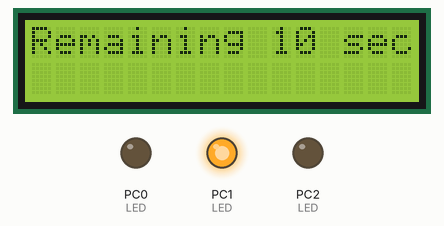
The program below on a simulated ATmega32, built with avr-gcc and emulated at 8 MHz. Shown: 16×2 character LCD, output pins drawn as LEDs (lit = HIGH). Wiring (inferred from the signals the program sends): character LCD (HD44780): RS PA1; E PA2; data PA3, PA4, PA5, PA6. Pins used as bus, display or sensor lines are not drawn.

Above: at 0.4 s.
At 4.5 s:
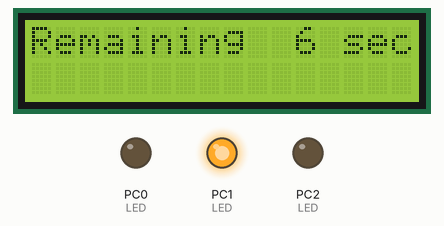
At 9.7 s:
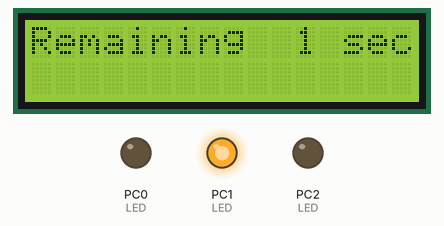
At 19.2 s:
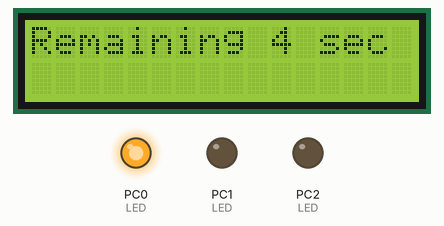
At 28.6 s:
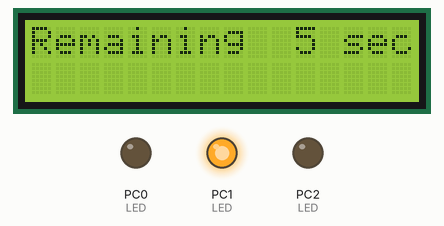
At 38.0 s:
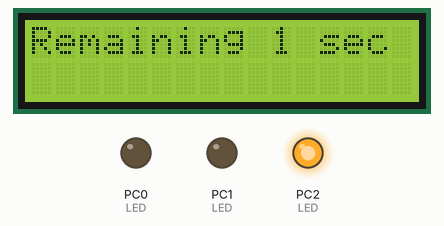
Timing chart, 0 to 40.0 s (numbered marks = the images above):
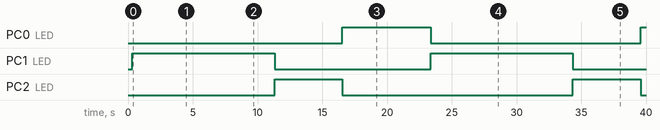

The program:

traffic_light.c
```c
#include <avr/io.h>
#include "timers.h"
#include "LCD.h"
#include "LED.h"
#define F_CPU 8000000UL
#include <util/delay.h>
#include <avr/interrupt.h>
volatile char counter1=0;
unsigned char counter_green=10;
unsigned char counter_yellow=5;
unsigned char counter_red=7;
int main(void)
{
	LCD_intial();
	LED_vInit('C',1);//green
	LED_vInit('C',2); //yellow
	LED_vInit('C',0);//red
	timer_CTC_init_interrupt();

	while(1)
	{
		 counter_green=10;
		 counter_yellow=5;
		 counter_red=7;
		 LCD_clear_screen();
		 LCD_send_string("Remaining 10 sec");
		 LED_vTurnOn('C',1);
		 LED_vTurnOff('C',0);
		while(counter_green>0)
		{
			if (counter1>100)
			{
				counter1=0;
				counter_green--;
				LCD_move_cursor(1,11);
				LCD_send_char(' ');
				LCD_send_char(counter_green+48);
			}
		}
		_delay_ms(500);
		LCD_clear_screen();
		LCD_send_string("Remaining 5 sec");
		LED_vTurnOff('C',1);
		LED_vTurnOn('C',2);


			while(counter_yellow>0)
			{
				if (counter1>100)
				{
					counter1=0;
					counter_yellow--;
					LCD_move_cursor(1,11);
					//LCD_send_char(' ');
					LCD_send_char(counter_yellow+48);
				}
			}
			_delay_ms(500);
			LCD_clear_screen();
			LCD_send_string("Remaining 7 sec");
			LED_vTurnOff('C',2);
			LED_vTurnOn('C',0);


			while(counter_red>0)
			{
				if (counter1>100)
				{
					counter1=0;
					counter_red--;
					LCD_move_cursor(1,11);
					//LCD_send_char(' ');
					LCD_send_char(counter_red+48);
				}
			}
	}
}
ISR(TIMER0_COMP_vect)
{
	counter1++;
}
```

LED.c
```c
/*
 * LED.c
 *
 * Created: 12/3/2022 10:03:56 AM
 *  Author: Ahmed Hassan
 */
#include "DIO.h"
void LED_vInit(char port , char pin )
{
	DIO_SET_PIN_DIR(port , pin,1);
}
void LED_vTurnOn(char port , char pin )
{
	DIO_WRITE_PIN(port,pin,1);
}
void LED_vTurnOff(char port , char pin )
{
		DIO_WRITE_PIN(port,pin,0);
}
void LED_vToggle(char port , char pin )
{
	DIO_TOGGLE_PIN(port , pin);
}
```

LED.h
```c
/*
 * LED.h
 *
 * Created: 12/3/2022 10:09:39 AM
 *  Author: User
 */


#ifndef LED_H_
#define LED_H_
void LED_vInit(char port , char pin );
void LED_vTurnOn(char port , char pin );
void LED_vTurnOff(char port , char pin);
void LED_vToggle(char port , char pin );


#endif /* LED_H_ */
```

std_macros.h
```c
/*
 * std_macros.h
 *
 * Created: 2/17/2018 3:37:09 PM
 *  Author: Mohamed Zaghlol
 */
#define REGISTER_SIZE 8
#define SET_BIT(reg,bit)    reg|=(1<<bit)
#define CLR_BIT(reg,bit)    reg&=(~(1<<bit))
#define TOG_BIT(reg,bit)    reg^=(1<<bit)
#define READ_BIT(reg,bit)    ((reg&(1<<bit))>>bit)
#define IS_BIT_SET(reg,bit)  (reg&(1<<bit))>>bit
#define IS_BIT_CLR(reg,bit)  !((reg&(1<<bit))>>bit)
#define ROR(reg,num)         reg=(reg<<(REGISTER_SIZE-num))|(reg>>(num))
#define ROL(reg,num)         reg=(reg>>(REGISTER_SIZE-num))|(reg<<(num))
```

timers.c
```c
/*
 * timers.c
 *
 * Created: 12/30/2022 4:42:39 PM
 *  Author: User
 */
#include "timers.h"
void timer_CTC_init_interrupt(void)
{
	/*select CTC Mode*/
	SET_BIT(TCCR0,WGM01);
	/*load value on OCR0*/
	OCR0=80;
	/*select timer clock*/
	SET_BIT(TCCR0,CS00);
	SET_BIT(TCCR0,CS02);
	/*enable interrupt*/
	sei();
	SET_BIT(TIMSK,OCIE0);
}
```

timers.h
```c
/*
 * timers.h
 *
 * Created: 12/30/2022 5:00:27 PM
 *  Author: User
 */


#ifndef TIMERS_H_
#define TIMERS_H_
#include "std_macros.h"
#include <avr/io.h>
#include <avr/interrupt.h>
void timer_CTC_init_interrupt(void);


#endif /* TIMERS_H_ */
```

LCD_config.h
```c
/*
 * LCD_config.h
 *
 * Created: 12/22/2022 8:12:28 PM
 *  Author: User
 */


#ifndef LCD_CONFIG_H_
#define LCD_CONFIG_H_
#define four_bit_mode


#endif /* LCD_CONFIG_H_ */
```

LCD.c
```c
/*
 * LCD.c
 *
 * Created: 12/22/2022 11:21:52 AM
 *  Author: User
 */
#include "LCD.h"
//#include "LCD_INTERFACE.h"
void LCD_intial(void)
{
	_delay_ms(200);
	#if defined eight_bit_mode
	DIO_SET_PORT_DIR('A',1);
	DIO_SET_PIN_DIR('A',RS,1);
	DIO_SET_PIN_DIR('A',EN,1);
	LCD_send_cmd(EIGHT_BIT);
	_delay_ms(1);
	LCD_send_cmd(CRS_ON_DSP_ON);
	 _delay_ms(1);
	LCD_send_cmd(CLR_SCREEN);
	_delay_ms(10);
	LCD_send_cmd(ENTRY_MODE);
	_delay_ms(1);
	#elif defined four_bit_mode
	DIO_SET_PIN_DIR('A',3,1);
	DIO_SET_PIN_DIR('A',4,1);
	DIO_SET_PIN_DIR('A',5,1);
	DIO_SET_PIN_DIR('A',6,1);
	DIO_SET_PIN_DIR('A',RS,1);
	DIO_SET_PIN_DIR('A',EN,1);
	LCD_send_cmd(RETURN_HOME);
	_delay_ms(10);
	LCD_send_cmd(FOUR_BIT);
	_delay_ms(1);
	LCD_send_cmd(CRS_ON_DSP_ON);
	_delay_ms(1);
	LCD_send_cmd(CLR_SCREEN);
	_delay_ms(10);
	LCD_send_cmd(ENTRY_MODE);
	_delay_ms(1);
	#endif

}
/* void LCD_voidSetDirection (void)
{
	DIO_SET_PORT_DIR('A',1);
	DIO_SET_PIN_DIR ('A',RS , 1 );
	//DIO_voidSetPinDirection (LCD_RW , HIGH );
	DIO_SET_PIN_DIR ('A',EN , 1 );
}


void LCD_voidInitialize()
{
	_delay_ms(200);
	LCD_send_cmd(LCD_HOME);
	_delay_ms(10);
	LCD_send_cmd(LCD_FUNCSET_4BIT);
	_delay_ms(1);
	LCD_send_cmd(LCD_DISPON_CURSON);
	_delay_ms(1);
	LCD_send_cmd(LCD_CLR);
	_delay_ms(1);
	LCD_send_cmd(LCD_ENTRYMODE);
	_delay_ms(1);
} */
void static enable(void)
{
	DIO_WRITE_PIN('A',EN,1);
	_delay_ms(1);
	DIO_WRITE_PIN('A',EN,0);
	_delay_ms(1);

}
void LCD_send_char(char data)
{
	#if defined eight_bit_mode
	DIO_WRITE_PORT('A',data);
	DIO_WRITE_PIN('A',RS,1);
	enable();
	#elif defined four_bit_mode
	DIO_WRITE_PIN('A',3,READ_BIT(data,4));
	DIO_WRITE_PIN('A',4,READ_BIT(data,5));
	DIO_WRITE_PIN('A',5,READ_BIT(data,6));
	DIO_WRITE_PIN('A',6,READ_BIT(data,7));
	DIO_WRITE_PIN('A',RS,1);
	enable();
	DIO_WRITE_PIN('A',3,READ_BIT(data,0));
	DIO_WRITE_PIN('A',4,READ_BIT(data,1));
	DIO_WRITE_PIN('A',5,READ_BIT(data,2));
	DIO_WRITE_PIN('A',6,READ_BIT(data,3));
	DIO_WRITE_PIN('A',RS,1);
	enable();
	_delay_ms(1);
	#endif
}
void LCD_send_cmd(char cmd)
{
	#if defined eight_bit_mode
	DIO_WRITE_PORT('A',cmd);
	DIO_WRITE_PIN('A',RS,0);
	enable();
	_delay_ms(1);
	#elif defined four_bit_mode
	DIO_WRITE_PIN('A',3,READ_BIT(cmd,4));
	DIO_WRITE_PIN('A',4,READ_BIT(cmd,5));
	DIO_WRITE_PIN('A',5,READ_BIT(cmd,6));
	DIO_WRITE_PIN('A',6,READ_BIT(cmd,7));
	DIO_WRITE_PIN('A',RS,0);
	enable();
	DIO_WRITE_PIN('A',3,READ_BIT(cmd,0));
	DIO_WRITE_PIN('A',4,READ_BIT(cmd,1));
	DIO_WRITE_PIN('A',5,READ_BIT(cmd,2));
	DIO_WRITE_PIN('A',6,READ_BIT(cmd,3));
	DIO_WRITE_PIN('A',RS,0);
	enable();
	_delay_ms(1);
	#endif
}
void LCD_clear_screen()
{
	LCD_send_cmd(0x01);
}
void LCD_move_cursor(char row , char coloumn)
{
	char data ;
	if (row>2||row<1||coloumn<1||coloumn>16)
	{
		data = 0x80;
	}
	else if (row == 1 )
	{
		data = (0x80+coloumn-1);
	}
	else if (row == 2)
	{
		data = (0xc0+coloumn-1);
	}
	LCD_send_cmd(data);
	_delay_ms(1);
}
void LCD_send_string(char *data)
{
	while((*data) != '\0')
	{
		LCD_send_char(*data);
		data++;
	}
}
```

LCD.h
```c
/*
 * LCD.h
 *
 * Created: 12/22/2022 12:25:58 PM
 *  Author: User
 */


#ifndef LCD_H_
#define LCD_H_
#include "DIO.h"
#include "LCD_config.h"
#include "std_macros.h"
#define  F_CPU 8000000UL
#include <util/delay.h>
#define CLR_SCREEN 0x01
#define RETURN_HOME 0x02
#define ENTRY_MODE 0x06
#define RETURN_HOME 0x02
#define CRS_ON_DSP_ON 0x0C
void LCD_intial(void);
void LCD_send_char(char data);
void LCD_send_cmd(char cmd);
void LCD_clear_screen();
void LCD_move_cursor(char row , char coloumn);
void LCD_send_string(char * data);
#if defined eight_bit_mode
#define RS 1
#define EN 2
#define EIGHT_BIT 0x38
#elif defined four_bit_mode
#define RS 1
#define EN 2
#define FOUR_BIT 0x28
#endif

#endif /* LCD_H_ */
```

DIO.c
```c
/*
 * DIO.c
 *
 * Created: 12/1/2022 10:35:53 PM
 * Author : Ahmed Hassan
 */

#include <avr/io.h>
#include "std_macros.h"
void DIO_SET_PIN_DIR(char port , char pin , char dir)
{
switch(port)
{
	case 'A':
	case 'a':
	if (dir == 1 )
	{
		SET_BIT(DDRA,pin);
	}
	else
	{
		CLR_BIT(DDRA,pin);
	}
	break;
	case 'B':
	case 'b':
	if (dir == 1 )
	{
		SET_BIT(DDRB,pin);
	}
	else
	{
		CLR_BIT(DDRB,pin);
	}
	break;
	case 'C':
	case 'c':
	if (dir == 1 )
	{
		SET_BIT(DDRC,pin);
	}
	else
	{
		CLR_BIT(DDRC,pin);
	}
	break;
	case 'D':
	case 'd':
	if (dir == 1 )
	{
		SET_BIT(DDRD,pin);
	}
	else
	{
		CLR_BIT(DDRD,pin);
	}
	break;
	default:break;
}
}
void DIO_WRITE_PIN(char port , char pin , char val)
{
	switch(port)
	{
		case 'A':
		case 'a':
		if (val == 1 )
		{
			SET_BIT(PORTA,pin);
		}
		else
		{
			CLR_BIT(PORTA,pin);
		}
		break;
		case 'B':
		case 'b':
		if (val == 1 )
		{
			SET_BIT(PORTB,pin);
		}
		else
		{
			CLR_BIT(PORTB,pin);
		}
		break;
		case 'C':
		case 'c':
		if (val == 1 )
		{
			SET_BIT(PORTC,pin);
		}
		else
		{
			CLR_BIT(PORTC,pin);
		}
		break;
		case 'D':
		case 'd':
		if (val == 1 )
		{
			SET_BIT(PORTD,pin);
		}
		else
		{
			CLR_BIT(PORTD,pin);
		}
		break;
}
}
void DIO_TOGGLE_PIN(char port , char pin )
{
	switch(port)
	{
		case 'A':
		case 'a':
		TOG_BIT(PORTA,pin);
		break;
		case 'B':
		case 'b':
		TOG_BIT(PORTB,pin);
		break;
		case 'C':
		case 'c':
		TOG_BIT(PORTC,pin);
		break;
		case 'D':
		case 'd':
		TOG_BIT(PORTD,pin);
		break;
	}
}
unsigned char DIO_U8READ_PIN(char port , char pin )
{
	unsigned char value;
	switch(port)
	{
		case 'A':
		case 'a':
		value = READ_BIT(PINA,pin);
		break;
		case 'B':
		case 'b':
		value = READ_BIT(PINB,pin);
		break;
		case 'C':
		case 'c':
		value = READ_BIT(PINC,pin);
		break;
		case 'D':
		case 'd':
		value = READ_BIT(PIND,pin);
		break;
	}
	return value ;
}
void DIO_SET_PORT_DIR(char port , char dir)
{
	switch(port)
	{
		case 'A':
		case 'a':
		DDRA = dir;
		break;
		case 'B':
		case 'b':
		DDRB = dir;
		break;
		case 'C':
		case 'c':
		DDRC = dir;
		break;
		case 'D':
		case 'd':
		DDRD = dir;
		break;
		default:break;
	}
}
void DIO_WRITE_PORT(char port , char val)
{
	switch(port)
	{
		case 'A':
		case 'a':
		PORTA = val;
		break;
		case 'B':
		case 'b':
		PORTB = val;
		break;
		case 'C':
		case 'c':
		PORTC = val;
		break;
		case 'D':
		case 'd':
		PORTD = val;
		break;
		default:break;
	}
}
void DIO_TOGGLE_PORT(char port )
{
	switch(port)
	{
		case 'A':
		case 'a':
		PORTA = ~PORTA;
		break;
		case 'B':
		case 'b':
		PORTB = ~PORTB;
		break;
		case 'C':
		case 'c':
		PORTC = ~PORTC;
		break;
		case 'D':
		case 'd':
		PORTD = ~PORTD;
		break;
		default:break;
	}
}
unsigned char DIO_U8READ_PORT(char port )
{
	unsigned char valu ;
	switch(port)
	{
		case 'A':
		case 'a':
		valu = PINA;
		break;
		case 'B':
		case 'b':
		valu = PINB;
		break;
		case 'C':
		case 'c':
		valu = PINC;
		break;
		case 'D':
		case 'd':
		valu = PIND;
		break;
		default:break;
	}
	return valu;
}
void DIO_venable_Pullup(char port , char pin , char status)
{
	switch (port)
	{
	case 'A':
	case 'a':
	if (status == 1)
	{
		SET_BIT(PORTA,pin);
	}
	else
	{
		CLR_BIT(PORTA,pin);
	}
	break;
	case 'B':
	case 'b':
	if (status == 1)
	{
		SET_BIT(PORTB,pin);
	}
	else
	{
		CLR_BIT(PORTB,pin);
	}
	break;
	case 'C':
	case 'c':
	if (status == 1)
	{
		SET_BIT(PORTC,pin);
	}
	else
	{
		CLR_BIT(PORTC,pin);
	}
	break;
	case 'D':
	case 'd':
	if (status == 1)
	{
		SET_BIT(PORTD,pin);
	}
	else
	{
		CLR_BIT(PORTD,pin);
	}
	break;
	}
}
```

DIO.h
```c
/*
 * DIO.h
 *
 * Created: 12/1/2022 11:21:42 PM
 *  Author: Ahmed Hassan
 */


#ifndef DIO_H_
#define DIO_H_
void DIO_SET_PIN_DIR(char port , char pin , char dir);
void DIO_WRITE_PIN(char port , char pin , char val);
void DIO_TOGGLE_PIN(char port , char pin );
unsigned char DIO_U8READ_PIN(char port , char pin );
void DIO_SET_PORT_DIR(char port , char dir);
void DIO_WRITE_PORT(char port , char val);
void DIO_TOGGLE_PORT(char port );
unsigned char DIO_U8READ_PORT(char port );
void DIO_venable_Pullup(char port , char pin , char status);


#endif /* DIO_H_ */
```

Measured:
- by itself, PC0 (LED): LOW → HIGH at 16.5 s, → LOW 6.8 s later, → HIGH 16.2 s later
- by itself, PC1 (LED): alternates HIGH for 11.0 s and LOW for 12.1 s
- by itself, PC2 (LED): alternates HIGH for 5.2 s and LOW for 17.8 s
- what the display in image 0 shows lasts 1.0 s, from 0.3 s to 1.3 s
